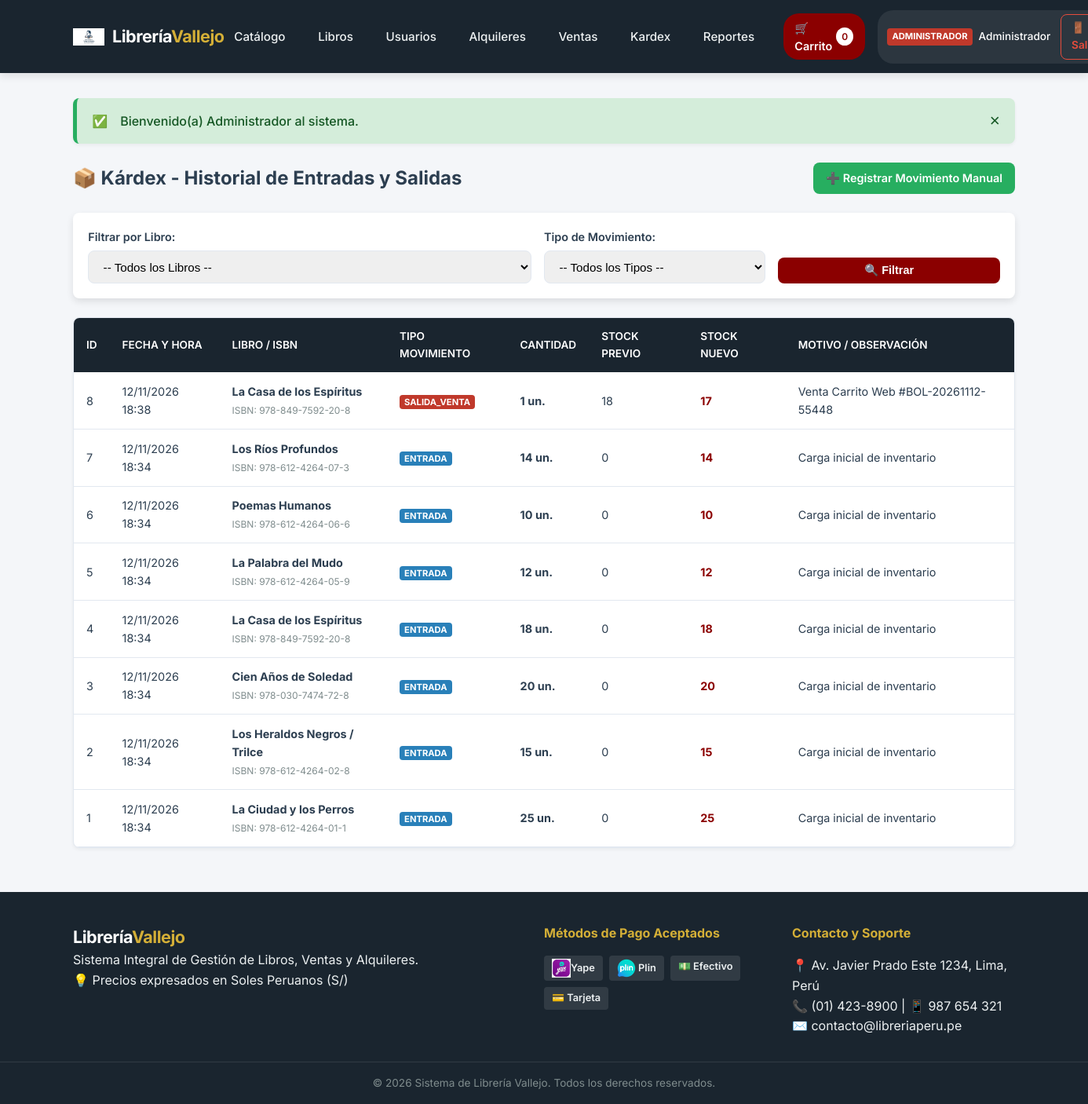
The app's page /modulos/kardex/index.php (signed in) with its own data.
### tables this page shows
CREATE TABLE `kardex` (
  `id_kardex` int(11) NOT NULL,
  `id_libro` int(11) NOT NULL,
  `tipo_movimiento` enum('ENTRADA','SALIDA_VENTA','SALIDA_ALQUILER','DEVOLUCION','AJUSTE') NOT NULL,
  `cantidad` int(11) NOT NULL,
  `stock_anterior` int(11) NOT NULL,
  `stock_actual` int(11) NOT NULL,
  `motivo` varchar(255) DEFAULT NULL,
  `fecha_movimiento` datetime NOT NULL DEFAULT CURRENT_TIMESTAMP
);

CREATE TABLE `libros` (
  `id_libro` int(11) NOT NULL,
  `id_categoria` int(11) NOT NULL,
  `id_autor` int(11) NOT NULL,
  `id_editorial` int(11) NOT NULL,
  `id_proveedor` int(11) NOT NULL,
  `titulo` varchar(200) NOT NULL,
  `isbn` varchar(30) NOT NULL,
  `precio_venta` decimal(10,2) NOT NULL DEFAULT '0.00',
  `precio_alquiler` decimal(10,2) NOT NULL DEFAULT '0.00',
  `stock` int(11) NOT NULL DEFAULT '0',
  `portada` varchar(255) DEFAULT 'img/no-cover.png.jpg',
  `fecha_publicacion` date DEFAULT NULL,
  `estado` enum('DISPONIBLE','AGOTADO','DESCONTINUADO') NOT NULL DEFAULT 'DISPONIBLE'
);

### modulos/kardex/index.php (the view, shortened to what this page needs)
<?php
require_once __DIR__ . '/../../config/conexion.php';
$sql_kardex = "SELECT k.*, l.titulo AS libro_titulo, l.isbn
               FROM kardex k
               INNER JOIN libros l ON k.id_libro = l.id_libro
               WHERE 1=1";
$sql_kardex .= " ORDER BY k.fecha_movimiento DESC, k.id_kardex DESC";
$res_kardex = mysqli_query($conexion, $sql_kardex);
include_once __DIR__ . '/../../includes/header.php';
?>
<div style="display: flex; justify-content: space-between; align-items: center; margin-bottom: 1.5rem; flex-wrap: wrap; gap: 1rem;">
    <h2>📦 Kárdex - Historial de Entradas y Salidas</h2>
    <a href="<?php echo BASE_URL; ?>modulos/kardex/registrar.php" class="btn btn-success">➕ Registrar Movimiento Manual</a>
</div>
<div class="form-card" style="max-width: 100%; padding: 1.2rem; margin-bottom: 1.5rem;">
    <form action="index.php" method="GET" style="display: grid; grid-template-columns: 2fr 1fr 1fr; gap: 1rem; align-items: end;">
        <div class="form-group" style="margin-bottom: 0;">
            <label for="id_libro">Filtrar por Libro:</label>
            <select name="id_libro" id="id_libro" class="form-control">
                <option value="0">-- Todos los Libros --</option>
            </select>
        </div>
        <div class="form-group" style="margin-bottom: 0;">
            <label for="tipo">Tipo de Movimiento:</label>
            <select name="tipo" id="tipo" class="form-control">
                <option value="">-- Todos los Tipos --</option>
            </select>
        </div>
        <div style="display: flex; gap: 5px;">
            <button type="submit" class="btn btn-primary btn-block">🔍 Filtrar</button>
        </div>
    </form>
</div>
<div class="table-responsive">
    <table class="tabla-custom">
        <thead>
            <tr>
                <th>ID</th>
                <th>Fecha y Hora</th>
                <th>Libro / ISBN</th>
                <th>Tipo Movimiento</th>
                <th>Cantidad</th>
                <th>Stock Previo</th>
                <th>Stock Nuevo</th>
                <th>Motivo / Observación</th>
            </tr>
        </thead>
        <tbody>
            <?php if (mysqli_num_rows($res_kardex) === 0): ?>
                <tr>
                    <td colspan="8" style="text-align: center;">No se encontraron registros en el Kárdex con los filtros aplicados.</td>
                </tr>
            <?php else: ?>
                <?php while ($k = mysqli_fetch_assoc($res_kardex)): ?>
                    <tr>
                        <td><?php echo $k['id_kardex']; ?></td>
                        <td><?php echo date('d/m/Y H:i', strtotime($k['fecha_movimiento'])); ?></td>
                        <td>
                            <strong><?php echo htmlspecialchars($k['libro_titulo']); ?></strong><br>
                            <small style="color: var(--text-muted);">ISBN: <?php echo htmlspecialchars($k['isbn']); ?></small>
                        </td>
                        <td>
                            <?php
                            $badge_class = 'badge-client';
                            if (strpos($k['tipo_movimiento'], 'SALIDA') !== false) {
                                $badge_class = 'badge-admin';
                            } else if ($k['tipo_movimiento'] === 'ENTRADA' || $k['tipo_movimiento'] === 'DEVOLUCION') {
                                $badge_class = 'badge-client';
                            }
                            ?>
                            <span class="user-role-badge <?php echo $badge_class; ?>">
                                <?php echo htmlspecialchars($k['tipo_movimiento']); ?>
                            </span>
                        </td>
                        <td><strong><?php echo $k['cantidad']; ?> un.</strong></td>
                        <td><?php echo $k['stock_anterior']; ?></td>
                        <td><strong style="color: var(--primary);"><?php echo $k['stock_actual']; ?></strong></td>
                        <td><?php echo htmlspecialchars($k['motivo'] ? $k['motivo'] : 'Sin observación'); ?></td>
                    </tr>
                <?php endwhile; ?>
            <?php endif; ?>
        </tbody>
    </table>
</div>
<?php include_once __DIR__ . '/../../includes/footer.php'; ?>

### public/assets/css/style.css (style rules this page uses)
:root { --primary: #8b0000; --primary-hover: #660000; --secondary: #1a252f; --accent: #d4af37; --bg-light: #f4f6f9; --bg-card: #ffffff; --text-dark: #2c3e50; --text-muted: #7f8c8d; --border-color: #e2e8f0; --success: #27ae60; --danger: #e74c3c; --warning: #f39c12; --info: #2980b9; --shadow-sm: 0 2px 4px rgba(0,0,0,0.05); --shadow-md: 0 4px 10px rgba(0,0,0,0.1); --radius: 8px; --transition: all 0.25s ease-in-out; }
* { margin: 0; padding: 0; box-sizing: border-box; }
body { font-family: 'Inter', -apple-system, BlinkMacSystemFont, "Segoe UI", Roboto, sans-serif; background-color: var(--bg-light); color: var(--text-dark); line-height: 1.6; display: flex; flex-direction: column; min-height: 100vh; }
.user-role-badge { font-size: 0.7rem; padding: 2px 6px; border-radius: 4px; font-weight: 700; text-transform: uppercase; }
.badge-admin { background-color: #c0392b; color: #fff; }
.badge-client { background-color: #2980b9; color: #fff; }
.btn { display: inline-block; padding: 0.5rem 1rem; font-size: 0.9rem; font-weight: 600; text-align: center; border: none; border-radius: var(--radius); cursor: pointer; text-decoration: none; transition: var(--transition); }
.btn-primary { background-color: var(--primary); color: #fff; }
.btn-success { background-color: var(--success); color: #fff; }
.btn-block { width: 100%; display: block; }
.table-responsive { width: 100%; overflow-x: auto; background-color: var(--bg-card); border-radius: var(--radius); box-shadow: var(--shadow-sm); border: 1px solid var(--border-color); margin-bottom: 1.5rem; }
.tabla-custom { width: 100%; border-collapse: collapse; text-align: left; }
.tabla-custom th { background-color: var(--secondary); color: #fff; padding: 0.8rem 1rem; font-weight: 600; font-size: 0.85rem; text-transform: uppercase; }
.tabla-custom td { padding: 0.8rem 1rem; border-bottom: 1px solid var(--border-color); font-size: 0.9rem; }
.form-card { background-color: var(--bg-card); padding: 2rem; border-radius: var(--radius); box-shadow: var(--shadow-md); max-width: 650px; margin: 0 auto; }
.form-group { margin-bottom: 1.2rem; }
.form-group label { display: block; font-weight: 600; margin-bottom: 0.4rem; font-size: 0.9rem; }
.form-control { width: 100%; padding: 0.65rem 0.9rem; border: 1px solid var(--border-color); border-radius: var(--radius); font-size: 0.95rem; transition: var(--transition); }

### records on screen
kardex: id_kardex "8", fecha_movimiento "12/11/2026 18:38", id_libro.titulo "La Casa de los Espíritus", id_libro.isbn "978-849-7592-20-8", tipo_movimiento "SALIDA_VENTA", cantidad "1", stock_anterior "18", stock_actual "17", motivo "Venta Carrito Web #BOL-20261112-55448"
kardex: id_kardex "7", fecha_movimiento "12/11/2026 18:34", id_libro.titulo "Los Ríos Profundos", id_libro.isbn "978-612-4264-07-3", tipo_movimiento "ENTRADA", cantidad "14", stock_anterior "0", stock_actual "14", motivo "Carga inicial de inventario"
kardex: id_kardex "6", fecha_movimiento "12/11/2026 18:34", id_libro.titulo "Poemas Humanos", id_libro.isbn "978-612-4264-06-6", tipo_movimiento "ENTRADA", cantidad "10", stock_anterior "0", stock_actual "10", motivo "Carga inicial de inventario"
kardex: id_kardex "5", fecha_movimiento "12/11/2026 18:34", id_libro.titulo "La Palabra del Mudo", id_libro.isbn "978-612-4264-05-9", tipo_movimiento "ENTRADA", cantidad "12", stock_anterior "0", stock_actual "12", motivo "Carga inicial de inventario"
kardex: id_kardex "4", fecha_movimiento "12/11/2026 18:34", id_libro.titulo "La Casa de los Espíritus", id_libro.isbn "978-849-7592-20-8", tipo_movimiento "ENTRADA", cantidad "18", stock_anterior "0", stock_actual "18", motivo "Carga inicial de inventario"
kardex: id_kardex "3", fecha_movimiento "12/11/2026 18:34", id_libro.titulo "Cien Años de Soledad", id_libro.isbn "978-030-7474-72-8", tipo_movimiento "ENTRADA", cantidad "20", stock_anterior "0", stock_actual "20", motivo "Carga inicial de inventario"
kardex: id_kardex "2", fecha_movimiento "12/11/2026 18:34", id_libro.titulo "Los Heraldos Negros / Trilce", id_libro.isbn "978-612-4264-02-8", tipo_movimiento "ENTRADA", cantidad "15", stock_anterior "0", stock_actual "15", motivo "Carga inicial de inventario"
kardex: id_kardex "1", fecha_movimiento "12/11/2026 18:34", id_libro.titulo "La Ciudad y los Perros", id_libro.isbn "978-612-4264-01-1", tipo_movimiento "ENTRADA", cantidad "25", stock_anterior "0", stock_actual "25", motivo "Carga inicial de inventario"

### other values on screen
$cant_carrito "0"
$usuario_actual['rol'] "ADMINISTRADOR"
$usuario_actual['nombre'] "Administrador"
$mensaje "Bienvenido(a) Administrador al sistema."
